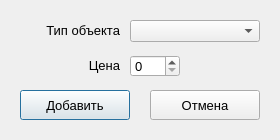
<?xml version="1.0" encoding="UTF-8"?>
<ui version="4.0">
 <class>Dialog</class>
 <widget class="QDialog" name="Dialog">
  <property name="geometry">
   <rect>
    <x>0</x>
    <y>0</y>
    <width>280</width>
    <height>140</height>
   </rect>
  </property>
  <property name="windowTitle">
   <string>Dialog</string>
  </property>
  <widget class="QLabel" name="lbl_price">
   <property name="geometry">
    <rect>
     <x>20</x>
     <y>55</y>
     <width>100</width>
     <height>20</height>
    </rect>
   </property>
   <property name="font">
    <font>
     <pointsize>10</pointsize>
    </font>
   </property>
   <property name="text">
    <string>Цена</string>
   </property>
   <property name="alignment">
    <set>Qt::AlignRight|Qt::AlignTrailing|Qt::AlignVCenter</set>
   </property>
  </widget>
  <widget class="QLabel" name="lbl_object">
   <property name="geometry">
    <rect>
     <x>20</x>
     <y>20</y>
     <width>100</width>
     <height>20</height>
    </rect>
   </property>
   <property name="font">
    <font>
     <pointsize>10</pointsize>
    </font>
   </property>
   <property name="text">
    <string>Тип объекта</string>
   </property>
   <property name="alignment">
    <set>Qt::AlignRight|Qt::AlignTrailing|Qt::AlignVCenter</set>
   </property>
  </widget>
  <widget class="QPushButton" name="btn_accept">
   <property name="geometry">
    <rect>
     <x>20</x>
     <y>90</y>
     <width>110</width>
     <height>30</height>
    </rect>
   </property>
   <property name="font">
    <font>
     <pointsize>10</pointsize>
    </font>
   </property>
   <property name="text">
    <string>Добавить</string>
   </property>
  </widget>
  <widget class="QPushButton" name="btn_cancel">
   <property name="geometry">
    <rect>
     <x>150</x>
     <y>90</y>
     <width>110</width>
     <height>30</height>
    </rect>
   </property>
   <property name="font">
    <font>
     <pointsize>10</pointsize>
    </font>
   </property>
   <property name="text">
    <string>Отмена</string>
   </property>
  </widget>
  <widget class="QSpinBox" name="spnbox_price">
   <property name="geometry">
    <rect>
     <x>130</x>
     <y>55</y>
     <width>50</width>
     <height>22</height>
    </rect>
   </property>
   <property name="font">
    <font>
     <pointsize>10</pointsize>
    </font>
   </property>
  </widget>
  <widget class="QComboBox" name="cmbox_object">
   <property name="geometry">
    <rect>
     <x>130</x>
     <y>20</y>
     <width>130</width>
     <height>22</height>
    </rect>
   </property>
   <property name="font">
    <font>
     <pointsize>10</pointsize>
    </font>
   </property>
  </widget>
 </widget>
 <resources/>
 <connections/>
</ui>
